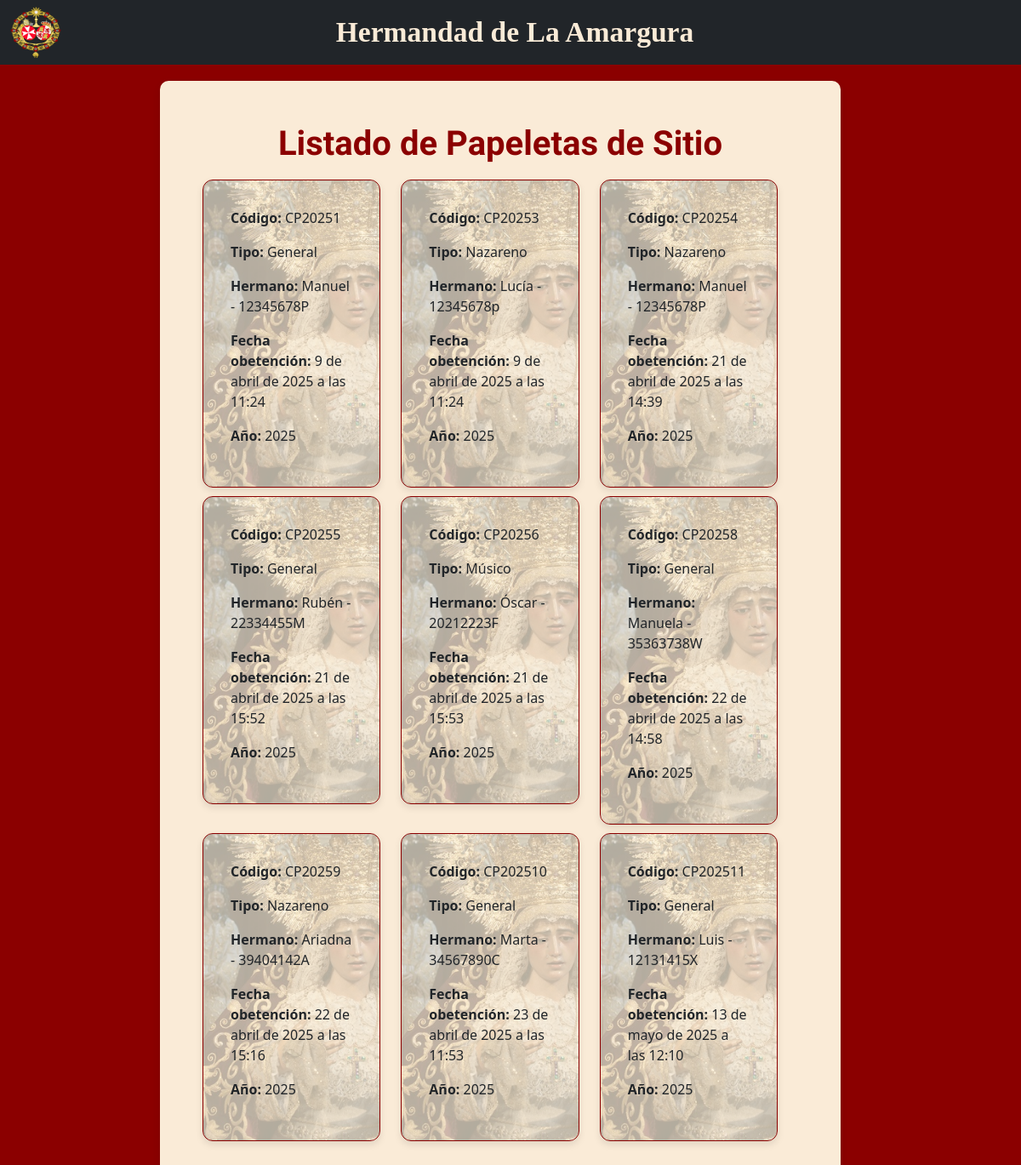
Before: /listar_papeletas/ with the older database file.
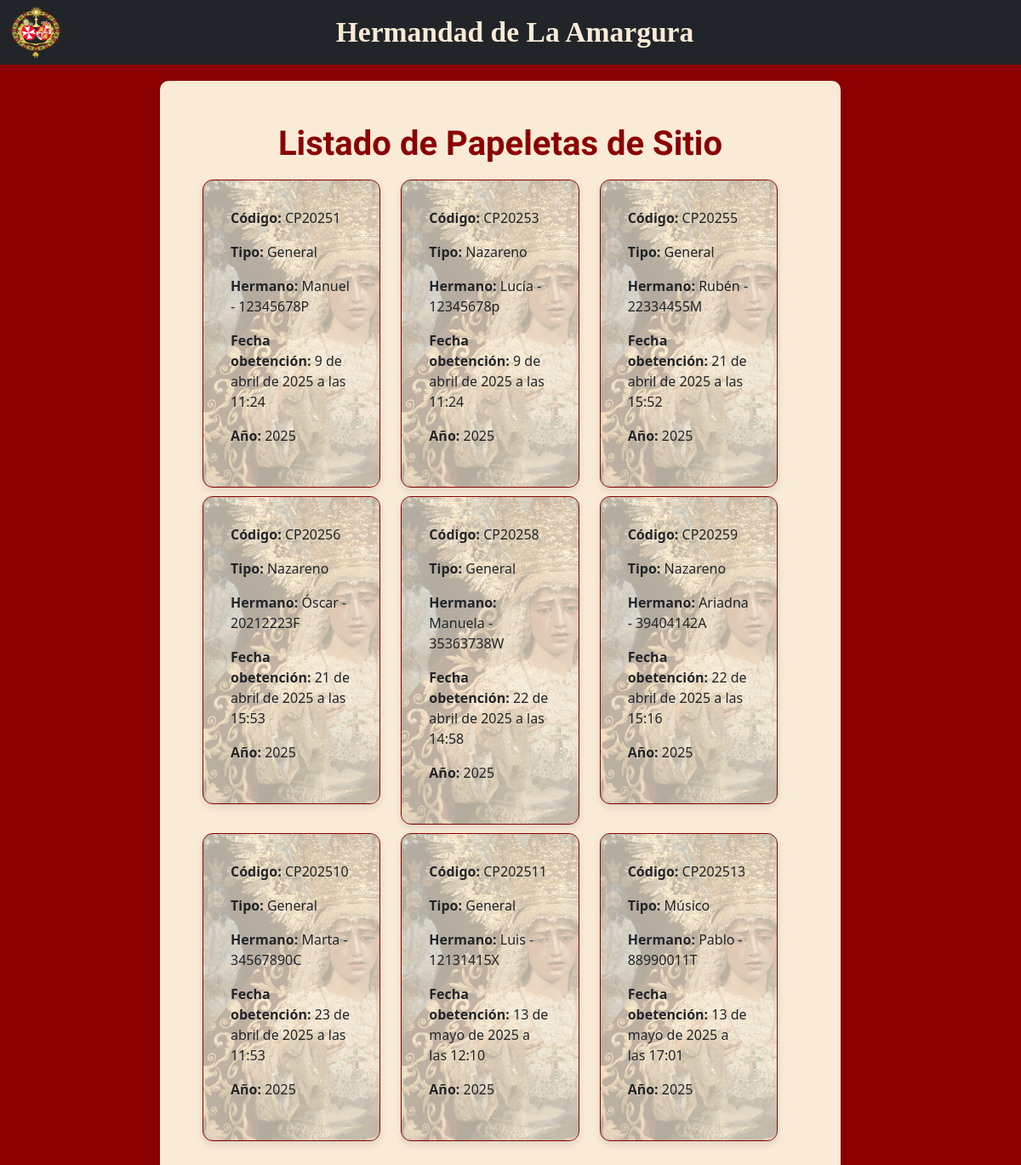
After: the same page with the newer database file.
### hermandapp/models.py (models this page shows, shortened)
class PapeletaSitio(models.Model):
    codigo = models.CharField(max_length=15)
    fecha_obtencion = models.DateTimeField(default=timezone.now)
    anyo = models.IntegerField(default=anio_actual)
    tipo = models.CharField(
        max_length=50,
        choices=TipoPapeleta.choices,
        default=TipoPapeleta.GENERAL
    )
    hermano = models.ForeignKey(
        'Hermano',
        on_delete=models.DO_NOTHING,
        related_name='papeletas'
    )

class Hermano(models.Model):
    nombre = models.CharField(max_length=250)
    apellidos = models.CharField(max_length=250)
    dni = models.CharField(max_length=9)
    mail = models.EmailField()
    fecha_nacimiento = models.DateTimeField()
    telefono = models.CharField(max_length=15, null=True)
    usuario = models.ForeignKey('Usuario', on_delete=models.CASCADE, null=True)

### hermandapp/views.py (the view)
# urls.py: path('listar_papeletas/', listar_papeletas, name='papeletas'),
def listar_papeletas(request):
    papeletas = PapeletaSitio.objects.all()
    return render(request, 'papeletas.html', {
        'papeletas': papeletas
    })

### templates/papeletas.html (shortened to what this page needs)
{% extends "base.html" %}
{% load bootstrap_icons %}
{% block content %}
    <h1>Listado de Papeletas de Sitio</h1>
    {% if papeletas %}
        <div class="papeletas-container">
            <div class="row">
                {% for papeleta in papeletas %}
                    <div class="col-md-4" style="padding-top: 10px;">
                        <div class="papeleta-card">
                            <div class="marca-agua"></div>
                            <div class="contenido">
                                <p>{% bs_icon 'upc' %}<strong>Código:</strong> {{ papeleta.codigo }}</p>
                                <p>{% bs_icon 'toggle-off' %}<strong>Tipo:</strong> {{ papeleta.get_tipo_display }}</p>
                                <p>{% bs_icon 'person' %}<strong>Hermano:</strong> {{ papeleta.hermano.nombre }}
                                    - {{ papeleta.hermano.dni }}</p>
                                <p>{% bs_icon 'clock' %}<strong>Fecha
                                    obetención:</strong> {{ papeleta.fecha_obtencion }}</p>
                                <p>{% bs_icon 'calendar' %}<strong>Año:</strong> {{ papeleta.anyo }}</p>
                            </div>
                        </div>
                    </div>
                    <br>
                {% endfor %}
            </div>
        </div>
    {% else %}
        <p>No hay papeletas de sitio registradas.</p>
    {% endif %}
    <br>
{% endblock %}

### templates/base.html (shortened to what this page needs)
{% load static %}
{% load bootstrap_icons %}
<!DOCTYPE html>
<html lang="es">
<head>
    {% load bootstrap5 %}
    {% bootstrap_css %}
   <link rel="stylesheet" href="https://cdnjs.cloudflare.com/ajax/libs/font-awesome/6.5.0/css/all.min.css">
    <link href="https://cdn.jsdelivr.net/npm/select2@4.1.0-rc.0/dist/css/select2.min.css" rel="stylesheet"/>
    <link href="https://cdn.jsdelivr.net/npm/select2-bootstrap-5-theme@1.3.0/dist/select2-bootstrap-5-theme.min.css"
          rel="stylesheet"/>
    <link rel="stylesheet" href="{% static 'css/global.css' %}">
</head>
<body>
{% include "navbar.html" %}
<div class="container-fluid p-0 global-bg">
    <div class="row justify-content-center">
        <div class="col-10 col-md-8 central-content">
            {% block content %}
            {% endblock %}
        </div>
    </div>
</div>
</body>
</html>

### templates/navbar.html (shortened to what this page needs)
{% load bootstrap_icons %}
{% load static %}
{% block header %}
    <nav class="navbar navbar-dark bg-dark fixed-top">
        <div class="container-fluid d-flex justify-content-between align-items-center">
            <div class="d-flex align-items-center">
                <a class="nav-link special-text" aria-current="page" href="{% url 'home_page' %}">
                    <img src="{% static 'images/Hermandad_Amargura_Escudo.png' %}" alt="Logo" width="60" height="60">
                </a>
            </div>
            <div class="flex-grow-1 text-center">
                <a class="nav-link special-text" aria-current="page" href="{% url 'home_page' %}">
                    <span class="main-title">   Hermandad de La Amargura </span>
                </a>
            </div>
        </div>
    </nav>
{% endblock %}

### static/css/global.css (style rules this page uses)
.global-bg { background-color: darkred; min-height: 100vh; margin-top: 75px; }
.central-content { margin-top: 20px; background-color: antiquewhite; padding: 50px; height: 100%; box-shadow: 0px 4px 10px rgba(0, 0, 0, 0.1); border-radius: 10px; text-align: center; }
.main-title { font-family: 'Times New Roman', sans-serif; padding-left: 10px; font-size: 2.1rem; font-weight: 700; text-align: center; color: antiquewhite; }
.special-text { font-family: 'Cinzel', serif; color: antiquewhite; font-size: 1.2rem; }
h1 { font-family: 'Dancing Script', cursive; font-size: 2.5rem; font-weight: 700; text-align: center; color: darkred; }
div .row { width: 100%; }
a { color: inherit; text-decoration: none; }

### templates/papeletas.html (style rules this page uses)
.papeletas-container { display: flex; flex-direction: column; gap: 1.5rem; }
.papeleta-card { position: relative; background: #fdf6e3; padding: 2rem; border-radius: 12px; box-shadow: 0 4px 8px rgba(0, 0, 0, 0.1); border: 1pt solid darkred; overflow: hidden; }
.marca-agua { position: absolute; top: 0; left: 0; width: 100%; height: 100%; background-image: url('/static/images/marca_agua_papeletas.jpg'); background-repeat: no-repeat; background-size: cover; background-position: center; opacity: 0.3; pointer-events: none; z-index: 0; }
.contenido { position: relative; z-index: 1; text-align: left; }

Changed rows visible on the page:
removed PapeletaSitio: codigo "CP20254", tipo "Nazareno", hermano.nombre "Manuel", hermano.dni "12345678P", fecha_obtencion "21 de abril de 2025 a las 14:39", anyo "2025"
changed PapeletaSitio "CP20256": tipo "Músico" → "Nazareno"
added PapeletaSitio: codigo "CP202513", tipo "Músico", hermano.nombre "Pablo", hermano.dni "88990011T", fecha_obtencion "13 de mayo de 2025 a las 17:01", anyo "2025"
